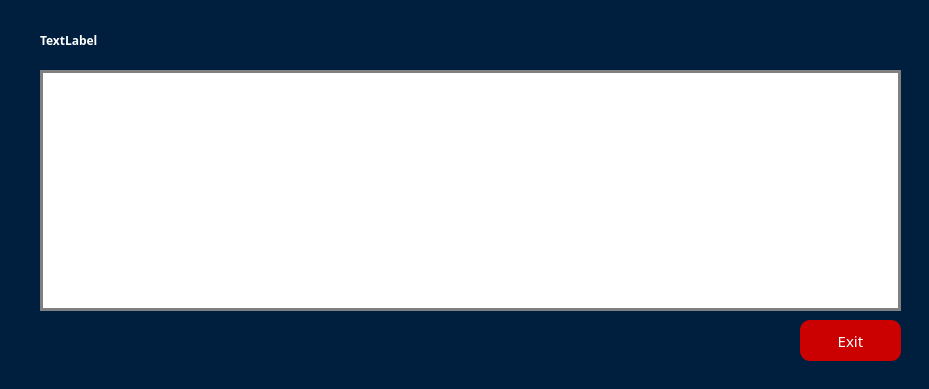
<?xml version="1.0" encoding="UTF-8"?>
<ui version="4.0">
 <class>ViewPrisonersInCell</class>
 <widget class="QDialog" name="ViewPrisonersInCell">
  <property name="geometry">
   <rect>
    <x>0</x>
    <y>0</y>
    <width>929</width>
    <height>389</height>
   </rect>
  </property>
  <property name="windowTitle">
   <string>Dialog</string>
  </property>
  <property name="styleSheet">
   <string notr="true">*{
	font-family: century gothic;

}

#ViewPrisonersInCell{
	background-color:#001F3F;
}


QTableWidget {
    background-color: white;
    border: 3px solid gray;
    gridline-color: gray;
    font-size: 14px;
color:black;
}

QHeaderView{
	font: 700, 16pt;
}

#exit_btn{
	background-color : #cb0000 ;
	border-radius : 10px;
	color:white;
	padding:10px;
	font-size: 15px;
}

#exit_btn:hover{
	background-color: #850101;
}

#titleLabel{
	color:white;
	font-weight:bold;
}
</string>
  </property>
  <widget class="QTableWidget" name="prisonersTableWidget">
   <property name="geometry">
    <rect>
     <x>40</x>
     <y>70</y>
     <width>861</width>
     <height>241</height>
    </rect>
   </property>
  </widget>
  <widget class="QPushButton" name="exit_btn">
   <property name="geometry">
    <rect>
     <x>800</x>
     <y>320</y>
     <width>101</width>
     <height>41</height>
    </rect>
   </property>
   <property name="text">
    <string>Exit</string>
   </property>
  </widget>
  <widget class="QLabel" name="titleLabel">
   <property name="geometry">
    <rect>
     <x>40</x>
     <y>30</y>
     <width>431</width>
     <height>21</height>
    </rect>
   </property>
   <property name="styleSheet">
    <string notr="true">font: 14pt &quot;Segoe UI&quot;;</string>
   </property>
   <property name="text">
    <string>TextLabel</string>
   </property>
  </widget>
 </widget>
 <resources/>
 <connections/>
</ui>
